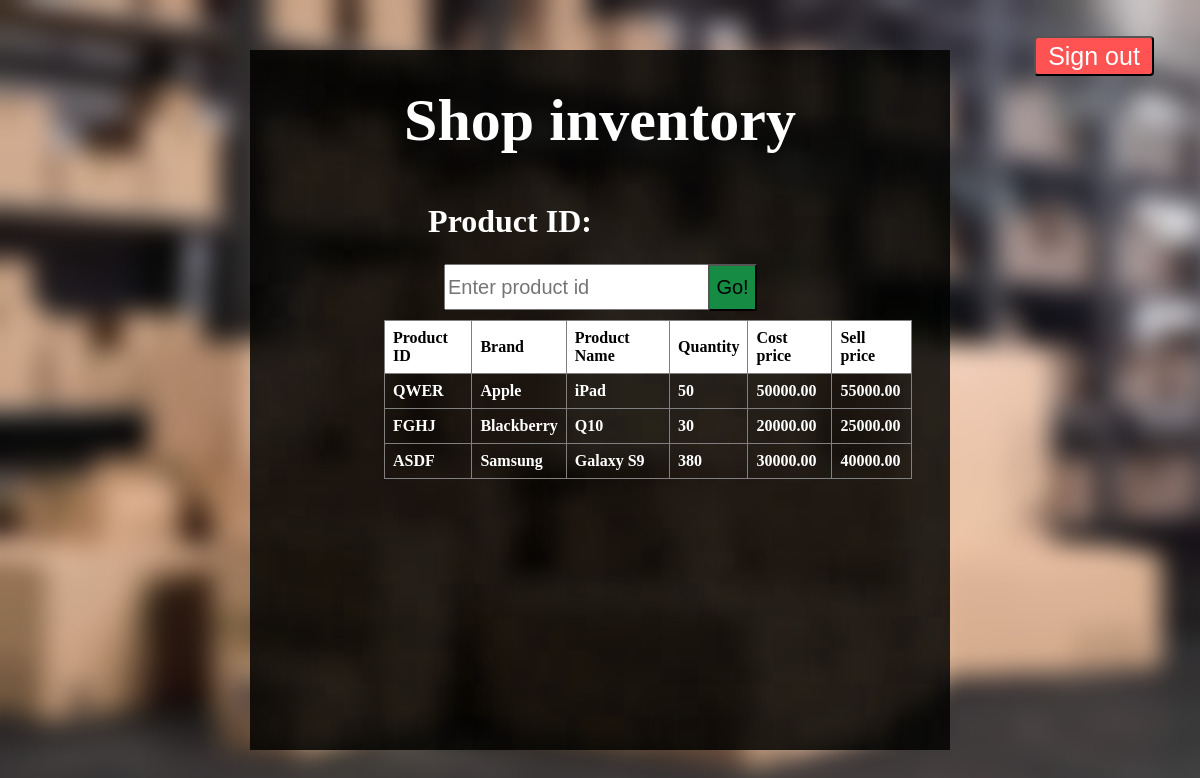
Screenshot of /manager_inventory (signed in) with the database file from the repository.
### superMarket/models.py (models this page shows, shortened)
class product(models.Model):
    p_id = models.CharField(max_length=20, primary_key=True)
    brand = models.CharField(max_length=20)
    p_name = models.CharField(max_length=50)
    cost_price = models.DecimalField(max_digits=10, decimal_places=2, default=0.00, blank=False)
    price = models.DecimalField(max_digits=10, decimal_places=2, default=0.00, blank=False)
    qty = models.IntegerField(default=0)
    type_choices = [("by_qty","by quantity"),("by_wt","by weight")]
    type = models.CharField(max_length=20, choices=type_choices, default="by_qty")

### superMarket/decorators.py (the view)
        def wrapper_func(request, *args, **kwargs):
            group = None
            if request.user.groups.exists():
                group = request.user.groups.all()[0].name
            if group in allowed_roles:
                return view_func(request, *args, **kwargs)
            else:
                return HttpResponse("You are not Authorised to access this page.")

### superMarket/views.py (called while the page is built, shortened)
@allowed_users(allowed_roles=['Managers'])
@login_required(login_url='/manager_login')
def manager_inventory(request):
    p_list = product.objects.all().order_by('brand')
    context = {
        "p_list":p_list
    }
    return render(request,'manager_inventory.html', context)

### templates/manager_inventory.html (shortened to what this page needs)
{% load static %}
<!DOCTYPE html>
<html lang="en">
<head>
</head>
<body>
    <div class="verticalhorizontal1">
        <button onclick="document.location='/logoutUser'" class="btn" style="height:40px; width:120px"> Sign out </button>
    </div>
    <div class="verticalhorizontal">
        <img src="{%static 'black.jpg'%}" alt="Forest" width="700" height="700">
        <h1 class="heading" style="color:white">Shop inventory</h1>
        <h1 class="heading2" style="color:white">Product ID:</h1>
        <form method="POST" action="">
            <div class="formgroup1">
                <input type="text" name="p_id_in" placeholder="Enter product id" style="height: 40px; width: 300px; font-size: 20px;">
            </div>
            <button style="height:47px; width: 49px">Go!</button>
        </form>
        <div class="scrollingTable" style="overflow-x:auto; margin-top: 10%; margin-left: 20%;">
          <table align="center" style="color: white;">
            <tr style="background-color: white; color: black;">
              <th>Product ID</th>
              <th>Brand</th>
              <th>Product Name</th>
              <th>Quantity</th>
              <th>Cost price</th>
              <th>Sell price</th>
            </tr>
            {% for obj in p_list%}
                <tr>
                    <th>{{ obj.p_id }}</th>
                    <th>{{ obj.brand }}</th>
                    <th>{{ obj.p_name }}</th>
                    <th>{{ obj.qty }}</th>
                    <th>{{ obj.cost_price }}</th>
                    <th>{{ obj.price }}</th>
                </tr>
            {% endfor %}
          </table>
        </div>
    </div>
</body>
</html>

### rows the page displays
product: p_id "QWER", brand "Apple", p_name "iPad", qty "50", cost_price "50000.00", price "55000.00"
product: p_id "FGHJ", brand "Blackberry", p_name "Q10", qty "30", cost_price "20000.00", price "25000.00"
product: p_id "ASDF", brand "Samsung", p_name "Galaxy S9", qty "380", cost_price "30000.00", price "40000.00"
